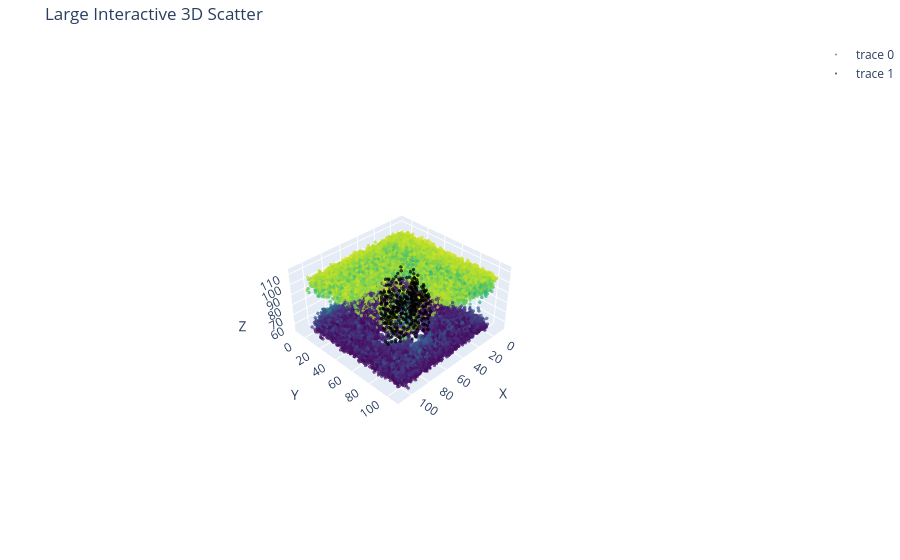

Write notebook code for a chart like this one.
### Code cell
import numpy as np
import plotly.graph_objects as go

# Example large dataset
# N = 200000
# coords = np.random.randn(N,3)

# x = coords[:,0]
# y = coords[:,1]
# z = coords[:,2]
interval=50
x = output[0][::interval,0]
y = output[0][::interval,1]
z = output[0][::interval,2]

fig = go.Figure()

fig.add_trace(
    go.Scatter3d(
        x=x,
        y=y,
        z=z,
        mode="markers",
        hoverinfo="skip",
        marker=dict(
            size=2,
            opacity=0.7,
            color=z,          # GPU color mapping
            colorscale="Viridis"
        )
    )
)

xp = output[4][0,:,0]#.flatten()
yp = output[4][0,:,1]#.flatten()
zp = output[4][0,:,2]#.flatten()

print(xp.shape)

fig.add_trace(
    go.Scatter3d(
        x=xp,
        y=yp,
        z=zp,
        mode="markers",
        hoverinfo="skip",
        marker=dict(
            size=2,
            opacity=0.7,
            color="black"
        )
    )
)

fig.update_layout(
    title="Large Interactive 3D Scatter",
    scene=dict(
        xaxis_title="X",
        yaxis_title="Y",
        zaxis_title="Z"
    ),
    margin=dict(l=0,r=0,b=0,t=40),
    scene_camera=dict(
            eye=dict(x=3, y=3, z=3)
        )

)

fig.show(config={"scrollZoom": True})

#fig.show()

### Figure 1 — Plotly figure (JSON) as saved in the notebook; plotly's stock layout.template omitted (floating-point values rounded to 4 significant figures; data arrays with more than 128 entries replaced by an {"elided": "..."} marker saying what was removed)
{"data": [{"hoverinfo": "skip", "marker": {"color": {"elided": "47115 float values"}, "colorscale": [[0, "#440154"], [0.1111, "#482878"], [0.2222, "#3e4989"], [0.3333, "#31688e"], [0.4444, "#26828e"], [0.5556, "#1f9e89"], [0.6667, "#35b779"], [0.7778, "#6ece58"], [0.8889, "#b5de2b"], [1, "#fde725"]], "opacity": 0.7, "size": 2}, "mode": "markers", "type": "scatter3d", "x": {"elided": "47115 float values"}, "y": {"elided": "47115 float values"}, "z": {"elided": "47115 float values"}}, {"hoverinfo": "skip", "marker": {"color": "black", "opacity": 0.7, "size": 2}, "mode": "markers", "type": "scatter3d", "x": {"elided": "376 float values"}, "y": {"elided": "376 float values"}, "z": {"elided": "376 float values"}}], "layout": {"margin": {"b": 0, "l": 0, "r": 0, "t": 40}, "scene": {"camera": {"eye": {"x": 3, "y": 3, "z": 3}}, "xaxis": {"title": {"text": "X"}}, "yaxis": {"title": {"text": "Y"}}, "zaxis": {"title": {"text": "Z"}}}, "title": {"text": "Large Interactive 3D Scatter"}}}
